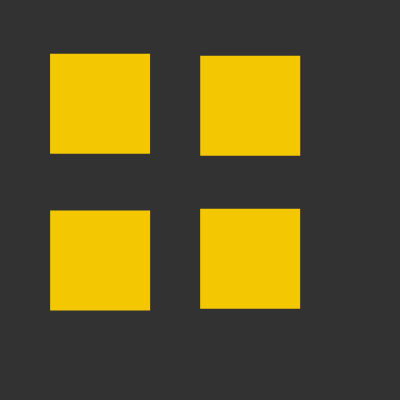
Frame 1 (no input)
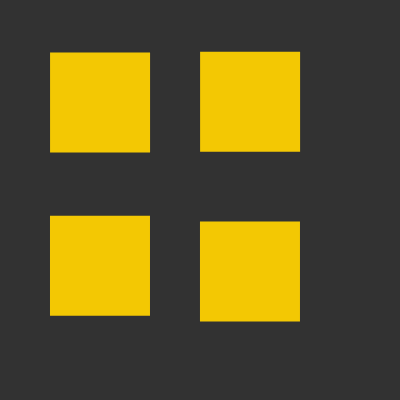
Frame 60 (no input)
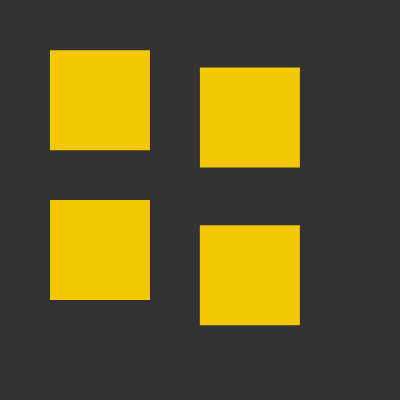
Frame 120 (the mouse pressed at the canvas centre since frame 60)

The p5.js sketch that drew these frames (run headless with seeded random() and noise() and a simulated clock; from frame 60 on, the mouse is pressed at the canvas centre):

// p5.js sketch
// ── sketch.js
// Sketch for jim
// sensitive squares

let square_width = 100;
let pitch = 50;
let mouse_speed;
let slider;

function setup() {
  createCanvas(400, 400);
  frameRate(24);
  noStroke();
  createSpan("this here slider does nothing. ");

  slider = createSlider(0, 255, 20);
  // createSlider(min, max, [value], [step])
  slider.position(10, height + 30);
  slider.style("width", "180px");
}

function draw() {
  background(50);
  fill(255, 210, 0, 240);
  // warm yellow

  
  let val = slider.value();
 
  console.log("slider.value returns " + val);

  for (
    let corner_x = 50;
    corner_x < width - square_width;
    corner_x += square_width + pitch
  ) {
    for (
      let corner_y = 50;
      corner_y < height - square_width;
      corner_y += square_width + pitch
    ) {
      let flutter = moving_X();
      corner_x = corner_x + flutter;

      flutter = random(-0.5, 0.5+val);
      corner_y = corner_y + flutter;

      draw_squares(corner_x, corner_y, square_width);
    }
  }
}

//+++ functions +++//

function moving_X() {
  if (mouseX !== pmouseX) {
    mouse_speed = (mouseX - pmouseX) / 7;
    console.log("mouse_speed = " + mouse_speed);
    flutter = random(-1 * mouse_speed, 1 * mouse_speed);
  } else {
    flutter = random(-0.15, 0.15);
  }
  return flutter;
  console.log("flutter = " + flutter);
}

function draw_squares(rleft, rtop, sq_width) {
  rect(rleft, rtop, sq_width, sq_width);
}

// NOTES

//system variable pmouseX always contains the horizontal position of the mouse or finger in the frame previous to the current frame

//translate(width / 2, height / 2);
//for (let i = 0; i < 9; i++)

// for (var x = 5; x < width; x += 50) {
//     //nested loop to scan columns
//     for (var y = 5; y < height; y += 45) {
//       randomFill();
//       rect(x, y, 45, 40);
//     }
//   }
